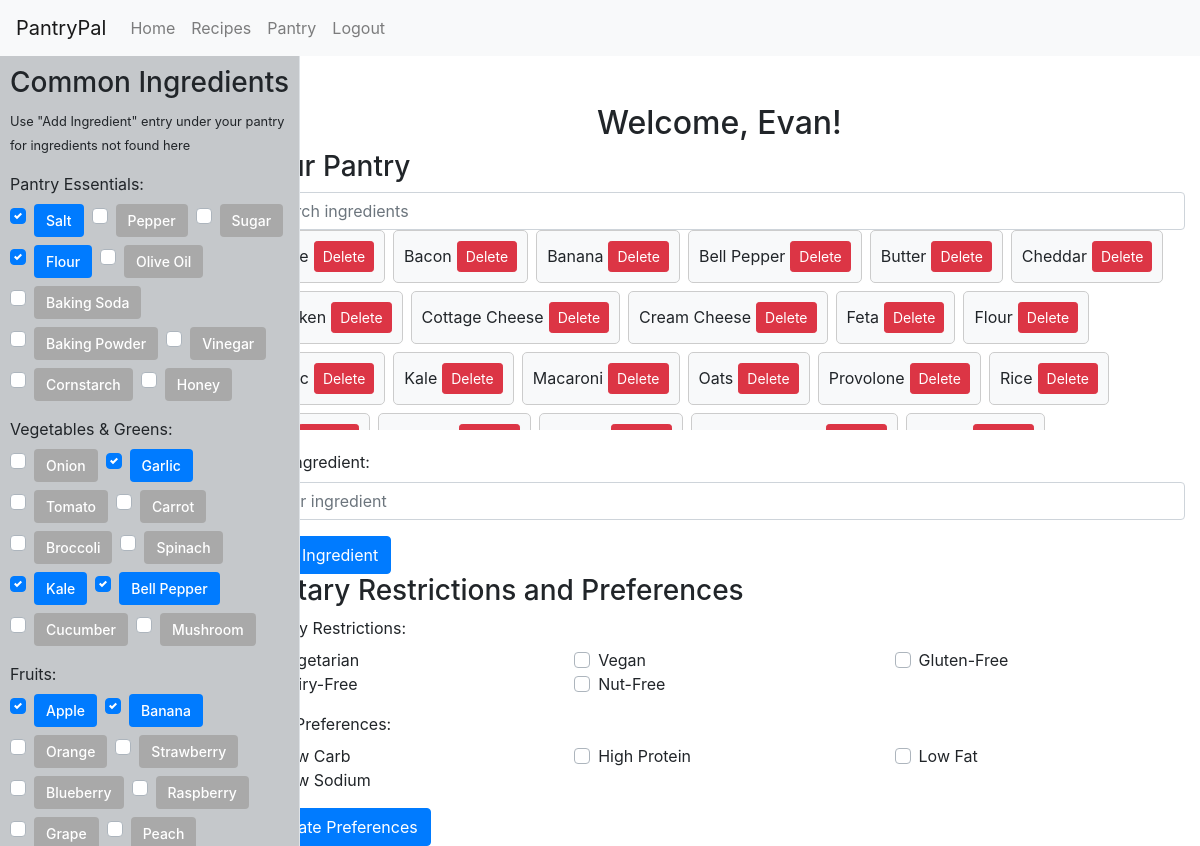
The page /pantry (signed in) on the database its author committed.
### app.py (models this page shows, shortened)
class User(UserMixin, db.Model):
    id = db.Column(db.Integer, primary_key=True)
    username = db.Column(db.String(80), unique=True, nullable=False)
    password = db.Column(db.String(128), nullable=False)
    dietary_restrictions = db.Column(db.String(255), nullable=True, default="")
    meal_preferences = db.Column(db.String(255), nullable=True, default="")

class Ingredient(db.Model):
    id = db.Column(db.Integer, primary_key=True)
    name = db.Column(db.String(80), nullable=False)
    required = db.Column(db.Boolean, nullable=False)
    user_id = db.Column(db.Integer, db.ForeignKey('user.id'), nullable=False)

### app.py (the view)
@app.route('/pantry')
@login_required
def pantry():
    user_ingredients = get_user_ingredients(current_user.id, False)
    return render_template('pantry.html', ingredients=user_ingredients, ingredient_names=[ingredient.name for ingredient in user_ingredients])

### app.py (called while the page is built)
def get_user_ingredients(user_id, as_string=True):
    ingredients = Ingredient.query.filter_by(user_id=user_id).order_by(Ingredient.name).all()
    if as_string == False:
        return ingredients
    ingredient_names = [ingredient.name for ingredient in ingredients]
    return ingredient_names

@login_manager.user_loader
def load_user(user_id):
    return User.query.get(int(user_id))

### templates/pantry.html (shortened to what this page needs)
{% extends 'base.html' %}
{% block content %}
<div class="main-content">
    {% include 'sidebar.html' %}
    <div class="container">
        <h2 class="text-center mt-5">Welcome, {{ current_user.username }}!</h2>
        <h3>Your Pantry</h3>
        <input type="text" id="search-ingredient" class="form-control" placeholder="Search ingredients">
        <div class="scrollable-ingredients">
            <div class="ingredient-list">
                {% for ingredient in ingredients %}
                <div class="ingredient-item">
                    <div class="ingredient-name">{{ ingredient.name }}</div>
                    <form action="{{ url_for('delete_ingredient', ingredient_id=ingredient.id) }}" method="POST" class="delete-ingredient-form">
                        <button type="submit" class="btn btn-danger btn-sm">Delete</button>
                    </form>
                </div>
                {% endfor %}
            </div>
        </div>
        <form method="POST" action="{{ url_for('add_ingredient') }}">
            <div class="form-group">
                <label for="ingredient">Add Ingredient:</label>
                <input type="text" autocomplete="off" class="form-control" id="ingredient" name="ingredient" placeholder="Enter ingredient" required>
            </div>
            <button type="submit" class="btn btn-primary">Add Ingredient</button>
        </form>
        {% set user_restrictions = current_user.dietary_restrictions.split(',') %}
        {% set user_preferences = current_user.meal_preferences.split(',') %}
        <h3>Dietary Restrictions and Preferences</h3>
        <form method="POST" action="{{ url_for('update_preferences') }}">
            <div class="form-group">
                <label>Dietary Restrictions:</label>
                <div class="dietary-restrictions-list row">
                    {% set restrictions = ['Vegetarian', 'Vegan', 'Gluten-Free', 'Dairy-Free', 'Nut-Free'] %}
                    {% for restriction in restrictions %}
                    <div class="col-md-6 col-lg-4">
                        <div class="custom-control custom-checkbox">
                            <label class="custom-control-label" for="{{ restriction.lower().replace(' ', '_') }}">{{ restriction }}</label>
                        </div>
                    </div>
                    {% endfor %}
                </div>
            </div>
            <div class="form-group">
                <label>Meal Preferences:</label>
                <div class="meal-preferences-list row">
                    {% set preferences = ['Low Carb', 'High Protein', 'Low Fat', 'Low Sodium'] %}
                    {% for preference in preferences %}
                    <div class="col-md-6 col-lg-4">
                        <div class="custom-control custom-checkbox">
                            <label class="custom-control-label" for="{{ preference.lower().replace(' ', '_') }}">{{ preference }}</label>
                        </div>
                    </div>
                    {% endfor %}
                </div>
            </div>
            <button type="submit" class="btn btn-primary">Update Preferences</button>
        </form>
    </div>
</div>
{% endblock %}

### static/css/main.css (style rules this page uses)
body { display: flex; min-height: 100vh; flex-direction: column; }
.container { margin-top: 56px; }
.main-content { flex: 1; display: flex; }
.scrollable-ingredients { scrollbar-width: thin; scrollbar-color: rgba(0, 0, 0, 0.5) transparent; max-height: 200px; overflow-y: auto; margin-bottom: 20px; }
.ingredient-list { display: grid; grid-template-columns: repeat(auto-fill, minmax(200px, 1fr)); grid-gap: 20px; }
.ingredient-item { display: flex; align-items: center; justify-content: space-between; padding: 10px; border: 1px solid #ccc; border-radius: 5px; background-color: #f8f9fa; }
.delete-ingredient-form { margin-left: 5px; }
.ingredient-list { display: flex; flex-wrap: wrap; gap: 0.5rem; }

### rows shown on the page
User: username "Evan"
Ingredient: name "Bacon"
Ingredient: name "Banana"
Ingredient: name "Bell Pepper"
Ingredient: name "Butter"
Ingredient: name "Cheddar"
Ingredient: name "Cottage Cheese"
Ingredient: name "Cream Cheese"
Ingredient: name "Feta"
Ingredient: name "Flour"
Ingredient: name "Kale"
Ingredient: name "Macaroni"
Ingredient: name "Oats"
Ingredient: name "Provolone"
Ingredient: name "Rice"

### other values the page prints
{{ category }} "Pantry Essentials" "Vegetables & Greens" "Fruits"
{{ ingredient }} "Salt" "Pepper" "Sugar" "Flour" "Olive Oil" "Baking Soda" "Baking Powder" "Vinegar" "Cornstarch" "Honey" "Onion" "Garlic" "Tomato" "Carrot" "Broccoli" "Spinach" "Kale" "Bell Pepper" "Cucumber" "Mushroom" "Apple" "Banana" "Orange" "Strawberry" "Blueberry" "Raspberry" "Grape" "Peach"
{{ restriction }} "Vegetarian" "Vegan" "Gluten-Free" "Dairy-Free" "Nut-Free"
{{ preference }} "Low Carb" "High Protein" "Low Fat" "Low Sodium"
